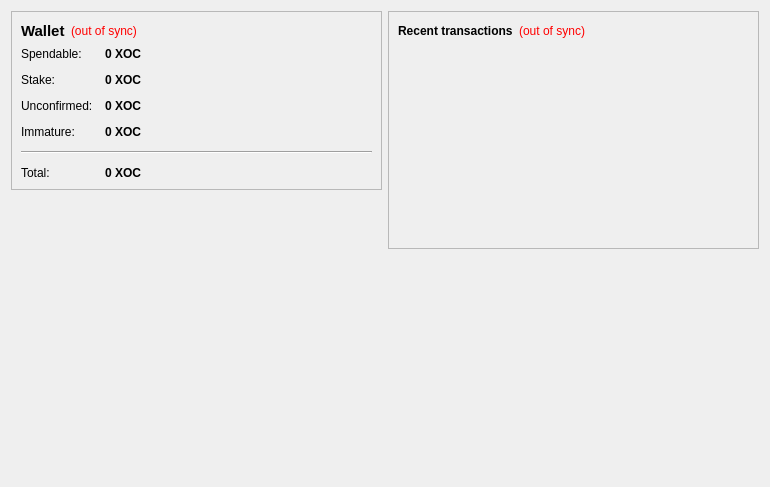
<?xml version="1.0" encoding="UTF-8"?>
<ui version="4.0">
 <class>OverviewPage</class>
 <widget class="QWidget" name="OverviewPage">
  <property name="geometry">
   <rect>
    <x>0</x>
    <y>0</y>
    <width>770</width>
    <height>487</height>
   </rect>
  </property>
  <property name="windowTitle">
   <string>Form</string>
  </property>
  <layout class="QHBoxLayout" name="horizontalLayout" stretch="1,1">
   <item>
    <layout class="QVBoxLayout" name="verticalLayout_2">
     <item>
      <widget class="QFrame" name="frame">
       <property name="frameShape">
        <enum>QFrame::StyledPanel</enum>
       </property>
       <property name="frameShadow">
        <enum>QFrame::Raised</enum>
       </property>
       <layout class="QVBoxLayout" name="verticalLayout_4">
        <item>
         <layout class="QHBoxLayout" name="horizontalLayout_4">
          <item>
           <widget class="QLabel" name="label_5">
            <property name="font">
             <font>
              <pointsize>11</pointsize>
              <weight>75</weight>
              <bold>true</bold>
             </font>
            </property>
            <property name="text">
             <string>Wallet</string>
            </property>
           </widget>
          </item>
          <item>
           <widget class="QLabel" name="labelWalletStatus">
            <property name="toolTip">
             <string>The displayed information may be out of date. Your wallet automatically synchronizes with the onecoin network after a connection is established, but this process has not completed yet.</string>
            </property>
            <property name="styleSheet">
             <string notr="true">QLabel { color: red; }</string>
            </property>
            <property name="text">
             <string notr="true">(out of sync)</string>
            </property>
            <property name="alignment">
             <set>Qt::AlignLeading|Qt::AlignLeft|Qt::AlignVCenter</set>
            </property>
           </widget>
          </item>
          <item>
           <spacer name="horizontalSpacer_2">
            <property name="orientation">
             <enum>Qt::Horizontal</enum>
            </property>
            <property name="sizeHint" stdset="0">
             <size>
              <width>40</width>
              <height>20</height>
             </size>
            </property>
           </spacer>
          </item>
         </layout>
        </item>
        <item>
         <layout class="QFormLayout" name="formLayout_2">
          <property name="fieldGrowthPolicy">
           <enum>QFormLayout::AllNonFixedFieldsGrow</enum>
          </property>
          <property name="horizontalSpacing">
           <number>12</number>
          </property>
          <property name="verticalSpacing">
           <number>12</number>
          </property>
          <item row="0" column="0">
           <widget class="QLabel" name="label">
            <property name="text">
             <string>Spendable:</string>
            </property>
           </widget>
          </item>
          <item row="0" column="1">
           <widget class="QLabel" name="labelBalance">
            <property name="font">
             <font>
              <weight>75</weight>
              <bold>true</bold>
             </font>
            </property>
            <property name="cursor">
             <cursorShape>IBeamCursor</cursorShape>
            </property>
            <property name="toolTip">
             <string>Your current spendable balance</string>
            </property>
            <property name="text">
             <string notr="true">0 XOC</string>
            </property>
            <property name="textInteractionFlags">
             <set>Qt::LinksAccessibleByMouse|Qt::TextSelectableByKeyboard|Qt::TextSelectableByMouse</set>
            </property>
           </widget>
          </item>
          <item row="1" column="0">
           <widget class="QLabel" name="label_6">
            <property name="text">
             <string>Stake:</string>
            </property>
           </widget>
          </item>
          <item row="1" column="1">
           <widget class="QLabel" name="labelStake">
            <property name="font">
             <font>
              <weight>75</weight>
              <bold>true</bold>
             </font>
            </property>
            <property name="cursor">
             <cursorShape>IBeamCursor</cursorShape>
            </property>
            <property name="toolTip">
             <string>Total of coins that was staked, and do not yet count toward the current balance</string>
            </property>
            <property name="text">
             <string notr="true">0 XOC</string>
            </property>
            <property name="textInteractionFlags">
             <set>Qt::LinksAccessibleByMouse|Qt::TextSelectableByKeyboard|Qt::TextSelectableByMouse</set>
            </property>
           </widget>
          </item>
          <item row="2" column="0">
           <widget class="QLabel" name="label_3">
            <property name="text">
             <string>Unconfirmed:</string>
            </property>
           </widget>
          </item>
          <item row="2" column="1">
           <widget class="QLabel" name="labelUnconfirmed">
            <property name="font">
             <font>
              <weight>75</weight>
              <bold>true</bold>
             </font>
            </property>
            <property name="cursor">
             <cursorShape>IBeamCursor</cursorShape>
            </property>
            <property name="toolTip">
             <string>Total of transactions that have yet to be confirmed, and do not yet count toward the current balance</string>
            </property>
            <property name="text">
             <string notr="true">0 XOC</string>
            </property>
            <property name="textInteractionFlags">
             <set>Qt::LinksAccessibleByMouse|Qt::TextSelectableByKeyboard|Qt::TextSelectableByMouse</set>
            </property>
           </widget>
          </item>
          <item row="3" column="0">
           <widget class="QLabel" name="labelImmatureText">
            <property name="text">
             <string>Immature:</string>
            </property>
           </widget>
          </item>
          <item row="3" column="1">
           <widget class="QLabel" name="labelImmature">
            <property name="font">
             <font>
              <weight>75</weight>
              <bold>true</bold>
             </font>
            </property>
            <property name="toolTip">
             <string>Mined balance that has not yet matured</string>
            </property>
            <property name="text">
             <string notr="true">0 XOC</string>
            </property>
            <property name="textInteractionFlags">
             <set>Qt::LinksAccessibleByMouse|Qt::TextSelectableByKeyboard|Qt::TextSelectableByMouse</set>
            </property>
           </widget>
          </item>
          <item row="4" column="0" colspan="2">
           <widget class="Line" name="line">
            <property name="orientation">
             <enum>Qt::Horizontal</enum>
            </property>
           </widget>
          </item>
          <item row="5" column="0">
           <widget class="QLabel" name="labelTotalText">
            <property name="text">
             <string>Total:</string>
            </property>
           </widget>
          </item>
          <item row="5" column="1">
           <widget class="QLabel" name="labelTotal">
            <property name="font">
             <font>
              <weight>75</weight>
              <bold>true</bold>
             </font>
            </property>
            <property name="cursor">
             <cursorShape>IBeamCursor</cursorShape>
            </property>
            <property name="toolTip">
             <string>Your current total balance</string>
            </property>
            <property name="text">
             <string notr="true">0 XOC</string>
            </property>
            <property name="textInteractionFlags">
             <set>Qt::LinksAccessibleByMouse|Qt::TextSelectableByKeyboard|Qt::TextSelectableByMouse</set>
            </property>
           </widget>
          </item>
         </layout>
        </item>
       </layout>
      </widget>
     </item>
     <item>
      <spacer name="verticalSpacer">
       <property name="orientation">
        <enum>Qt::Vertical</enum>
       </property>
       <property name="sizeHint" stdset="0">
        <size>
         <width>20</width>
         <height>40</height>
        </size>
       </property>
      </spacer>
     </item>
     <item>
      <widget class="QLabel" name="label_2">
       <property name="autoFillBackground">
        <bool>true</bool>
       </property>
       <property name="text">
        <string/>
       </property>
       <property name="pixmap">
        <pixmap resource="../bitcoin.qrc">:/icons/techbg</pixmap>
       </property>
       <property name="scaledContents">
        <bool>false</bool>
       </property>
       <property name="margin">
        <number>0</number>
       </property>
      </widget>
     </item>
    </layout>
   </item>
   <item>
    <layout class="QVBoxLayout" name="verticalLayout_3">
     <item>
      <widget class="QFrame" name="frame_2">
       <property name="frameShape">
        <enum>QFrame::StyledPanel</enum>
       </property>
       <property name="frameShadow">
        <enum>QFrame::Raised</enum>
       </property>
       <layout class="QVBoxLayout" name="verticalLayout">
        <item>
         <layout class="QHBoxLayout" name="horizontalLayout_2">
          <item>
           <widget class="QLabel" name="label_4">
            <property name="text">
             <string>&lt;b&gt;Recent transactions&lt;/b&gt;</string>
            </property>
           </widget>
          </item>
          <item>
           <widget class="QLabel" name="labelTransactionsStatus">
            <property name="toolTip">
             <string>The displayed information may be out of date. Your wallet automatically synchronizes with the onecoin network after a connection is established, but this process has not completed yet.</string>
            </property>
            <property name="styleSheet">
             <string notr="true">QLabel { color: red; }</string>
            </property>
            <property name="text">
             <string notr="true">(out of sync)</string>
            </property>
            <property name="alignment">
             <set>Qt::AlignRight|Qt::AlignTrailing|Qt::AlignVCenter</set>
            </property>
           </widget>
          </item>
          <item>
           <spacer name="horizontalSpacer">
            <property name="orientation">
             <enum>Qt::Horizontal</enum>
            </property>
            <property name="sizeHint" stdset="0">
             <size>
              <width>40</width>
              <height>20</height>
             </size>
            </property>
           </spacer>
          </item>
         </layout>
        </item>
        <item>
         <widget class="QListView" name="listTransactions">
          <property name="styleSheet">
           <string notr="true">QListView { background: transparent; }</string>
          </property>
          <property name="frameShape">
           <enum>QFrame::NoFrame</enum>
          </property>
          <property name="verticalScrollBarPolicy">
           <enum>Qt::ScrollBarAlwaysOff</enum>
          </property>
          <property name="horizontalScrollBarPolicy">
           <enum>Qt::ScrollBarAlwaysOff</enum>
          </property>
          <property name="selectionMode">
           <enum>QAbstractItemView::NoSelection</enum>
          </property>
         </widget>
        </item>
       </layout>
      </widget>
     </item>
     <item>
      <spacer name="verticalSpacer_2">
       <property name="orientation">
        <enum>Qt::Vertical</enum>
       </property>
       <property name="sizeHint" stdset="0">
        <size>
         <width>20</width>
         <height>40</height>
        </size>
       </property>
      </spacer>
     </item>
    </layout>
   </item>
  </layout>
 </widget>
 <resources/>
 <connections/>
</ui>
